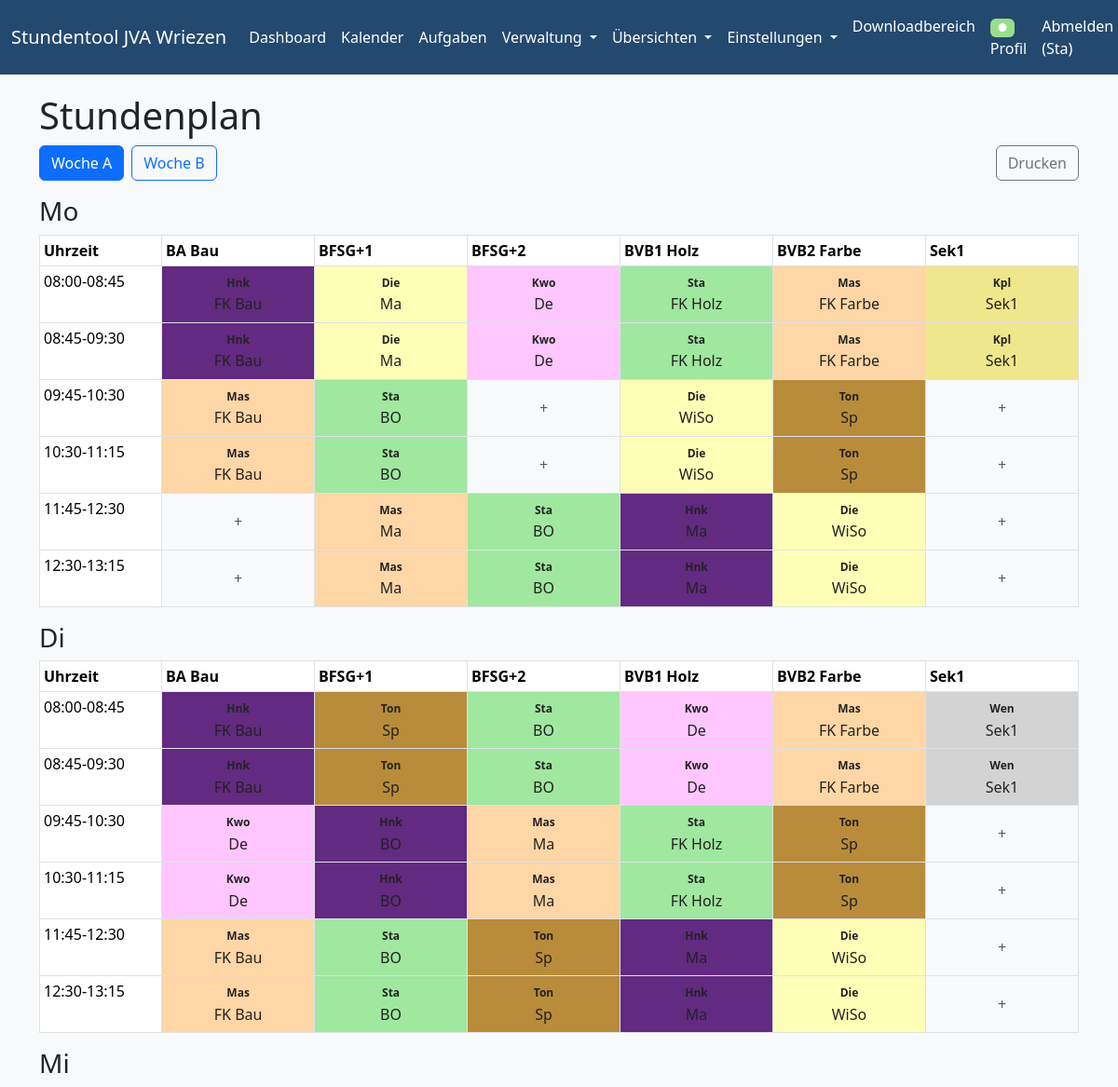
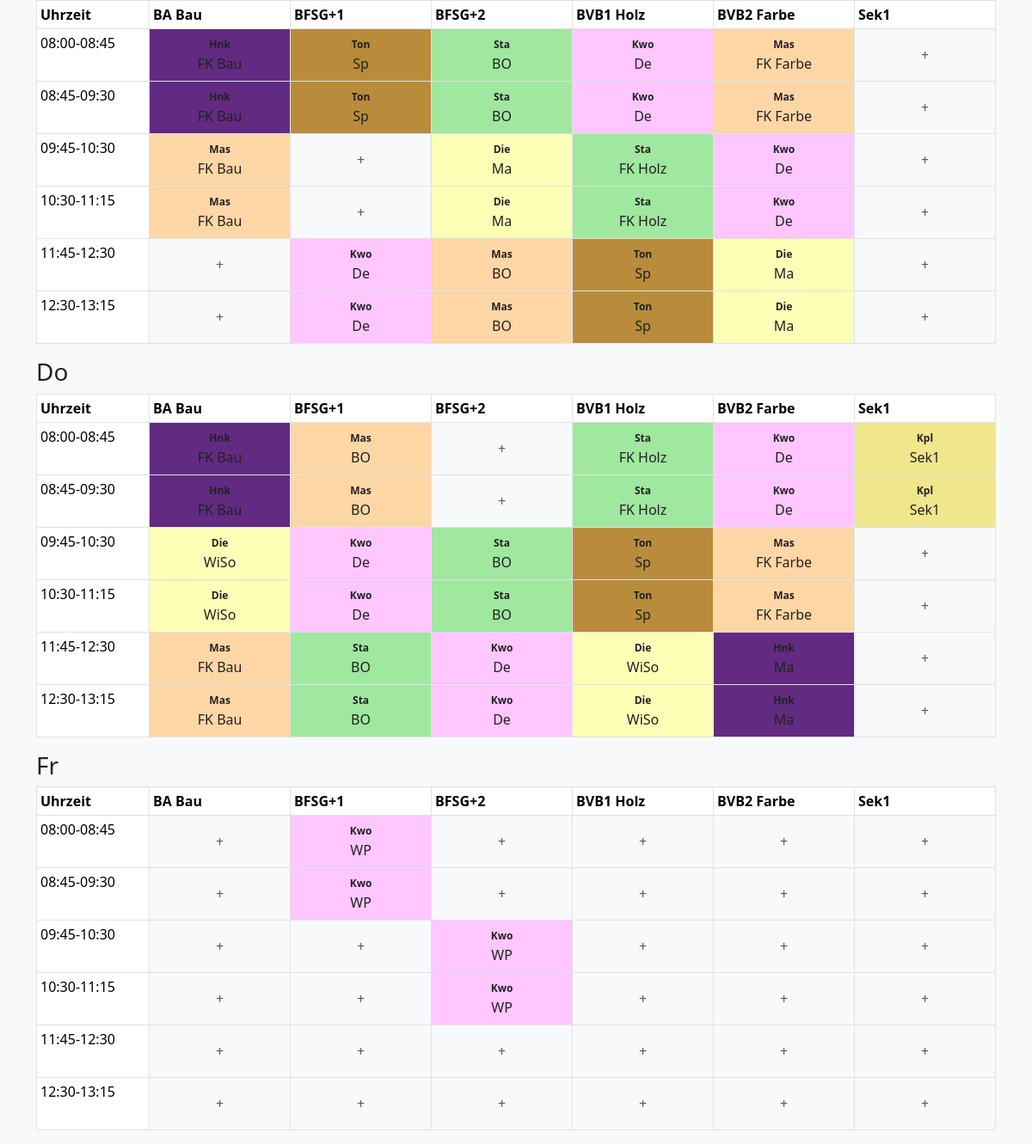
Screenshot of / (signed in) with the database file from the repository (2 pictures, top to bottom).
### models.py (models this page shows, shortened)
class User(db.Model, UserMixin):
    id = db.Column(db.Integer, primary_key=True)
    username = db.Column(db.String(20), unique=True, nullable=False) # Used for login
    email = db.Column(db.String(120), unique=True, nullable=False) # Keep email for contact/recovery
    password = db.Column(db.String(60), nullable=False)
    role = db.Column(db.String(20), default='Benutzer', nullable=False) # New role column
    farbe = db.Column(db.String(7), default='#808080') # Hex color

class Klasse(db.Model):
    id = db.Column(db.Integer, primary_key=True)
    name = db.Column(db.String(100), unique=True, nullable=False)
    max_stunden_klasse = db.Column(db.Integer, default=6)
    woche = db.Column(db.String(2), default='AB') # A, B, AB
    arbeitstage = db.Column(db.JSON, default=lambda: ["Mo", "Di", "Mi", "Do", "Fr"])
    angebote_stunden = db.Column(db.JSON, default=list)

class Lehrer(db.Model):
    __tablename__ = 'lehrer'
    id = db.Column(db.Integer, primary_key=True)
    name = db.Column(db.String(64), unique=True, nullable=False)
    stunden_gesamt_soll_input = db.Column(db.String(10), default='26')
    stunden_a_input = db.Column(db.String(10), default='')
    stunden_b_input = db.Column(db.String(10), default='')
    stunden_a = db.Column(db.Integer, default=0)
    stunden_b = db.Column(db.Integer, default=0)
    farbe = db.Column(db.String(7), default='#808080') # Hex color
    tage = db.Column(db.JSON, default=lambda: ["Mo", "Di", "Mi", "Do", "Fr"])
    max_stunden_pro_tag = db.Column(db.JSON, default=lambda: {}) # Speichert {Tag: {WocheA: X, WocheB: Y}}
    abwesend_an_tagen = db.Column(db.JSON, default=list)
    angebote = db.relationship('Angebot', secondary=lehrer_angebot_association, backref='lehrer')
    hauptangebot_id = db.Column(db.Integer, db.ForeignKey('angebot.id'), nullable=True)
    hauptangebot = db.relationship('Angebot', foreign_keys=[hauptangebot_id])
    einsatz_klassen = db.Column(db.Text, default="[]")  # PATCH: als JSON-String speichern, falls kein PickleType/JSON verfügbar

class Angebot(db.Model):
    id = db.Column(db.Integer, primary_key=True)
    name = db.Column(db.String(100), unique=True, nullable=False)
    block_groesse = db.Column(db.Integer, default=2, nullable=False) # 1 für Einzelstunde, 2 für Doppelstunde
    nur_ein_doppelblock_pro_tag = db.Column(db.Boolean, default=False, nullable=False)

### app.py (the view)
@app.route("/")
@login_required
@role_required([ROLE_ADMIN, ROLE_PLANER, ROLE_BENUTZER])
def stundenplan_anzeigen():
    woche = request.args.get('woche', 'A')
    klassen_reihenfolge_a_str = get_setting('klassen_reihenfolge_a', '')
    klassen_reihenfolge_b_str = get_setting('klassen_reihenfolge_b', '')
    alle_klassen_map = {k.name: k for k in Klasse.query.all()}
    if woche == 'A':
        geordnete_klassen = [alle_klassen_map[name] for name in klassen_reihenfolge_a_str.split(',') if name in alle_klassen_map]
    else:
        geordnete_klassen = [alle_klassen_map[name] for name in klassen_reihenfolge_b_str.split(',') if name in alle_klassen_map]
    zeiten_text = get_setting('zeiten_text', '08:00-08:45\n08:45-09:30\n09:30-09:45 Pause\n09:45-10:30\n10:30-11:15\n11:15-11:45 Pause\n11:45-12:30\n12:30-13:15')
    zeit_slots = parse_zeiten(zeiten_text)
    num_slots = len(zeit_slots)
    plan_eintraege = StundenplanEintrag.query.filter_by(woche=woche).all()
    plan_data_per_tag = defaultdict(lambda: defaultdict(dict))
    for eintrag in plan_eintraege:
        if not all([eintrag.angebot, eintrag.lehrer1, eintrag.klasse]):
            continue
        eintrag_dict = {
            'angebot': {'id': eintrag.angebot.id, 'name': eintrag.angebot.name},
            'lehrer1': {'id': eintrag.lehrer1.id, 'name': eintrag.lehrer1.name, 'farbe': eintrag.lehrer1.farbe},
            'lehrer2': {'id': eintrag.lehrer2.id, 'name': eintrag.lehrer2.name} if eintrag.lehrer2 else None
        }
        if eintrag.slot < num_slots:
            plan_data_per_tag[eintrag.tag][eintrag.slot][eintrag.klasse.name] = eintrag_dict
    alle_lehrer = db.session.query(Lehrer).all()
    lehrer_dict = {str(l.id): l.farbe for l in alle_lehrer}
    for tag, slots in plan_data_per_tag.items():
        for slot_idx, slot in slots.items():
            for klasse_name, eintrag in slot.items():
                if hasattr(eintrag, 'lehrer1') and eintrag.lehrer1:
                    farbe = lehrer_dict.get(str(eintrag.lehrer1.id))
                    if farbe:
                        eintrag.lehrer1.farbe = farbe
                if hasattr(eintrag, 'lehrer2') and eintrag.lehrer2:
                    farbe = lehrer_dict.get(str(eintrag.lehrer2.id))
                    if farbe:
                        eintrag.lehrer2.farbe = farbe
    return render_template(
        'stundenplan.html',
        title='Stundenplan',
        geordnete_klassen=geordnete_klassen,
        plan_data_per_tag=plan_data_per_tag,
        zeit_slots=zeit_slots,
        tage_der_woche=TAGE_DER_WOCHE,
        woche=woche,
        alle_lehrer=alle_lehrer,
    )

### app.py (called while the page is built)
def role_required(allowed_roles):
    def decorator(f):
        @wraps(f)
        def decorated_function(*args, **kwargs):
            if not current_user.is_authenticated:
                return login_manager.unauthorized() # Redirect to login page
            if current_user.role not in allowed_roles:
                flash('Sie haben keine Berechtigung, auf diese Seite zuzugreifen.', 'danger')
                abort(403) # Forbidden
            return f(*args, **kwargs)
        return decorated_function
    return decorator

@login_manager.user_loader
def load_user(user_id):
    return User.query.get(int(user_id))

def parse_zeiten(text):
    zeiten = []
    for line in text.strip().split('\n'):
        line = line.strip()
        if "Pause" in line.lower():
            zeiten.append({"typ": "pause", "text": line})
        elif '-' in line:
            zeiten.append({"typ": "stunde", "text": line})
    return zeiten

def get_setting(key, default=''):
    setting = Einstellung.query.filter_by(key=key).first()
    return setting.value if setting else default

### templates/stundenplan.html (shortened to what this page needs)
{% macro text_color(bg) -%}
  {%- set dark_colors = ['#1f77b4', '#2ca02c', '#d62728', '#9467bd', '#8c564b', '#e377c2', '#7f7f7f', '#bcbd22', '#17becf', '#6c757d', '#3788d8'] %}
  {%- if bg and (bg|lower in dark_colors or bg|lower in ['#000', '#000000']) %}
    color: #fff;
  {%- else %}
    color: #222;
  {%- endif %}
{%- endmacro %}
{% extends "base.html" %}
{% block content %}
<h1>{{ title }}</h1>
<div class="mb-3 d-flex align-items-center">
  <a href="{{ url_for('stundenplan_anzeigen', woche='A') }}" class="btn btn-outline-primary {% if woche == 'A' %}active{% endif %} me-2">Woche A</a>
  <a href="{{ url_for('stundenplan_anzeigen', woche='B') }}" class="btn btn-outline-primary {% if woche == 'B' %}active{% endif %}">Woche B</a>
  <button type="button" class="btn btn-outline-secondary ms-auto" onclick="window.print()">Drucken</button>
</div>
<div class="stundenplan-tables">
  {% for tag in tage_der_woche %}
  <div class="druck-seite">
    <h3>{{ tag }}</h3>
    <div class="table-responsive">
      <table class="table table-bordered table-sm">
        <thead>
          <tr>
            <th>Uhrzeit</th>
            {% for klasse in geordnete_klassen %}
              <th>{{ klasse.name }}</th>
            {% endfor %}
          </tr>
        </thead>
        <tbody>
          {% for slot in zeit_slots %}
            {% set slot_idx = loop.index0 %}
            <tr>
              <td>
                {{ slot.text }}
              </td>
              {% for klasse in geordnete_klassen %}
                {% set tag_data = plan_data_per_tag[tag] if plan_data_per_tag[tag] is defined else None %}
                {% set slot_data = tag_data[slot_idx] if tag_data and (slot_idx in tag_data) else None %}
                {% set eintrag = slot_data[klasse.name] if slot_data and (klasse.name in slot_data) else None %}
                {% set lehrer1farbe = eintrag.lehrer1.farbe if eintrag and eintrag.lehrer1 and eintrag.lehrer1.farbe else None %}
                {% if not lehrer1farbe and eintrag and eintrag.lehrer1 %}
                  {% set l1 = (alle_lehrer | selectattr('id', 'equalto', eintrag.lehrer1.id) | list | first) %}
                  {% if l1 and l1.farbe %}{% set lehrer1farbe = l1.farbe %}{% endif %}
                {% endif %}
                {% set lehrer2farbe = None %}
                {% if eintrag and eintrag.lehrer2 %}
                  {% set l2 = (alle_lehrer | selectattr('id', 'equalto', eintrag.lehrer2.id) | list | first) %}
                  {% if l2 and l2.farbe %}{% set lehrer2farbe = l2.farbe %}{% elif eintrag.lehrer2.farbe %}{% set lehrer2farbe = eintrag.lehrer2.farbe %}{% endif %}
                {% endif %}
                <td class="plan-cell"
                    style="background: none; min-width: 120px; max-width: 160px; padding: 0; vertical-align: middle; text-align: center;">
                  {% if eintrag and eintrag.lehrer1 and eintrag.lehrer2 %}
                    <div style="position: relative; width: 100%; height: 60px; min-height: 60px; max-height: 80px; overflow: hidden;">
                      <svg width="100%" height="100%" viewBox="0 0 100 60" preserveAspectRatio="none" style="position:absolute;top:0;left:0;width:100%;height:100%;z-index:1;">
                        <rect x="0" y="0" width="50" height="60" fill="{{ lehrer1farbe or '#cccccc' }}" />
                        <rect x="50" y="0" width="50" height="60" fill="{{ lehrer2farbe or '#cccccc' }}" />
                      </svg>
                      <div style="position: absolute; top: 0; left: 0; width: 100%; height: 100%; z-index: 2; display: flex; flex-direction: column; justify-content: center; align-items: stretch;">
                        <div style="display: flex; flex-direction: row; width: 100%;">
                          <div style="width: 50%; display: flex; justify-content: flex-start; align-items: center; padding-left: 2px;">
                            <span class="badge" style="background:{{ lehrer1farbe or '#cccccc' }};{{ text_color(lehrer1farbe or '#cccccc') }}">{{ eintrag.lehrer1.name }}</span>
                          </div>
                          <div style="width: 50%; display: flex; justify-content: flex-end; align-items: center; padding-right: 2px;">
                            <span class="badge" style="background:{{ lehrer2farbe or '#cccccc' }};{{ text_color(lehrer2farbe or '#cccccc') }}">{{ eintrag.lehrer2.name }}</span>
                          </div>
                        </div>
                        <div style="width: 100%; text-align: center; margin-top: 2px;">
                          <span style="background: rgba(255,255,255,0.7); padding: 0 2px; border-radius: 2px; font-size: 0.95em; {{ text_color(eintrag.lehrer1.farbe) }}">{{ eintrag.angebot.name }}</span>
                        </div>
                      </div>
                    </div>
                  {% elif eintrag and eintrag.lehrer1 %}
                    <div style="background: {{ eintrag.lehrer1.farbe }}; {{ text_color(eintrag.lehrer1.farbe) }}; padding: 2px; min-height: 60px; max-height: 80px; display: flex; flex-direction: column; justify-content: center; align-items: center;">
                      <span class="badge" style="background:{{ eintrag.lehrer1.farbe }};{{ text_color(eintrag.lehrer1.farbe) }}">{{ eintrag.lehrer1.name }}</span>
                      <span style="{{ text_color(eintrag.lehrer1.farbe) }}">{{ eintrag.angebot.name }}</span>
                    </div>
                  {% else %}
                    <div style="min-height: 60px; max-height: 80px; display: flex; align-items: center; justify-content: center;">
                      <span class="text-muted">+</span>
                    </div>
                  {% endif %}
                </td>
              {% endfor %}
            </tr>
          {% endfor %}
        </tbody>
      </table>
    </div>
  </div>
  {% endfor %}
</div>
{% endblock %}

### templates/base.html (shortened to what this page needs)
<!DOCTYPE html>
<html lang="de">
<head>
    <link href="https://cdn.jsdelivr.net/npm/bootstrap@5.3.3/dist/css/bootstrap.min.css" rel="stylesheet">
    <link rel="stylesheet" href="https://cdnjs.cloudflare.com/ajax/libs/font-awesome/6.4.0/css/all.min.css">
</head>
<body>
    <nav class="navbar navbar-expand-lg navbar-custom">
        <div class="container-fluid">
            <a class="navbar-brand" href="{{ url_for('stundenplan_anzeigen') }}">Stundentool JVA Wriezen</a>
            <div class="collapse navbar-collapse" id="navbarNav">
                <ul class="navbar-nav me-auto mb-2 mb-lg-0">
                    <li class="nav-item">
                        <a class="nav-link" href="{{ url_for('stundenplan_anzeigen') }}">Dashboard</a>
                    </li>
                    <li class="nav-item">
                        <a class="nav-link" href="{{ url_for('kalender') }}">Kalender</a>
                    </li>
                    {% if current_user.is_authenticated %}
                    <li class="nav-item">
                        <a class="nav-link" href="{{ url_for('kanban_board') }}">Aufgaben</a>
                    </li>
                    {% endif %}
                    {% if current_user.is_authenticated and (current_user.role == 'Admin' or current_user.role == 'Planer') %}
                    <li class="nav-item dropdown">
                        <a class="nav-link dropdown-toggle" href="#" id="navbarDropdownVerwaltung" role="button" data-bs-toggle="dropdown" aria-expanded="false">
                            Verwaltung
                        </a>
                    </li>
                    {% endif %}
                    {% if current_user.is_authenticated and (current_user.role == 'Admin' or current_user.role == 'Planer') %}
                    <li class="nav-item dropdown">
                        <a class="nav-link dropdown-toggle" href="#" id="navbarDropdownUebersichten" role="button" data-bs-toggle="dropdown" aria-expanded="false">
                            Übersichten
                        </a>
                    </li>
                    {% endif %}
                    {% if current_user.is_authenticated and current_user.role == 'Admin' %}
                    <li class="nav-item dropdown">
                        <a class="nav-link dropdown-toggle" href="#" id="navbarDropdownEinstellungen" role="button" data-bs-toggle="dropdown" aria-expanded="false">
                            Einstellungen
                        </a>
                    </li>
                    {% endif %}
                </ul>
                <ul class="navbar-nav ms-auto mb-2 mb-lg-0">
                    {% if current_user.is_authenticated %}
                        <li class="nav-item">
                            <a class="nav-link" href="{{ url_for('downloads') }}">Downloadbereich</a>
                        </li>
                        <li class="nav-item">
                            <a class="nav-link" href="{{ url_for('profil') }}">
                                <span class="badge" style="background:{{ current_user.farbe }};color:#fff;">&#9679;</span>
                                Profil
                            </a>
                        </li>
                        <li class="nav-item">
                            <a class="nav-link" href="{{ url_for('logout') }}">Abmelden ({{ current_user.username }})</a>
                        </li>
                    {% else %}
                        <li class="nav-item"><a class="nav-link" href="{{ url_for('login') }}">Anmelden</a></li>
                    {% endif %}
                </ul>
            </div>
        </div>
    </nav>
    <div class="container">
        {% block content %}{% endblock %}
    </div>
</body>
</html>

### templates/base.html (style rules this page uses)
body { background-color: #f8f9fa; }
.container { margin-top: 20px; }
.navbar-custom { background-color: #23496e !important; }
.navbar-custom .navbar-nav .nav-link, .navbar-custom .navbar-brand, .navbar-custom .navbar-nav .dropdown-toggle { color: #fff !important; transition: color 0.2s, background 0.2s, box-shadow 0.2s; }

### rows the page displays
User: username "Sta"
Klasse: name "BA Bau"
Klasse: name "BFSG+1"
Klasse: name "BFSG+2"
Klasse: name "BVB1 Holz"
Klasse: name "BVB2 Farbe"
Klasse: name "Sek1"
Lehrer: lehrer1.name "Hnk"
Angebot: angebot.name "FK Bau"
Lehrer: lehrer1.name "Die"
Angebot: angebot.name "Ma"
Lehrer: lehrer1.name "Kwo"
Angebot: angebot.name "De"
Lehrer: lehrer1.name "Sta"
Angebot: angebot.name "FK Holz"
Lehrer: lehrer1.name "Mas"
Angebot: angebot.name "FK Farbe"
Lehrer: lehrer1.name "Kpl"
Angebot: angebot.name "Sek1"
Angebot: angebot.name "BO"
Angebot: angebot.name "WiSo"
Lehrer: lehrer1.name "Ton"
Angebot: angebot.name "Sp"
Lehrer: lehrer1.name "Wen"
Angebot: angebot.name "WP"

### other values shown
{{ title }} "Stundenplan"
{{ tag }} "Mo" "Di" "Mi" "Do" "Fr"
{{ slot.text }} "08:00-08:45" "08:45-09:30" "09:45-10:30" "10:30-11:15" "11:45-12:30" "12:30-13:15" "08:00-08:45" "08:45-09:30" "09:45-10:30" "10:30-11:15" "11:45-12:30" "12:30-13:15" "08:00-08:45" "08:45-09:30" "09:45-10:30" "10:30-11:15" "11:45-12:30" "12:30-13:15" "08:00-08:45" "08:45-09:30" "09:45-10:30" "10:30-11:15" "11:45-12:30" "12:30-13:15" "08:00-08:45" "08:45-09:30" "09:45-10:30" "10:30-11:15" "11:45-12:30" "12:30-13:15"
